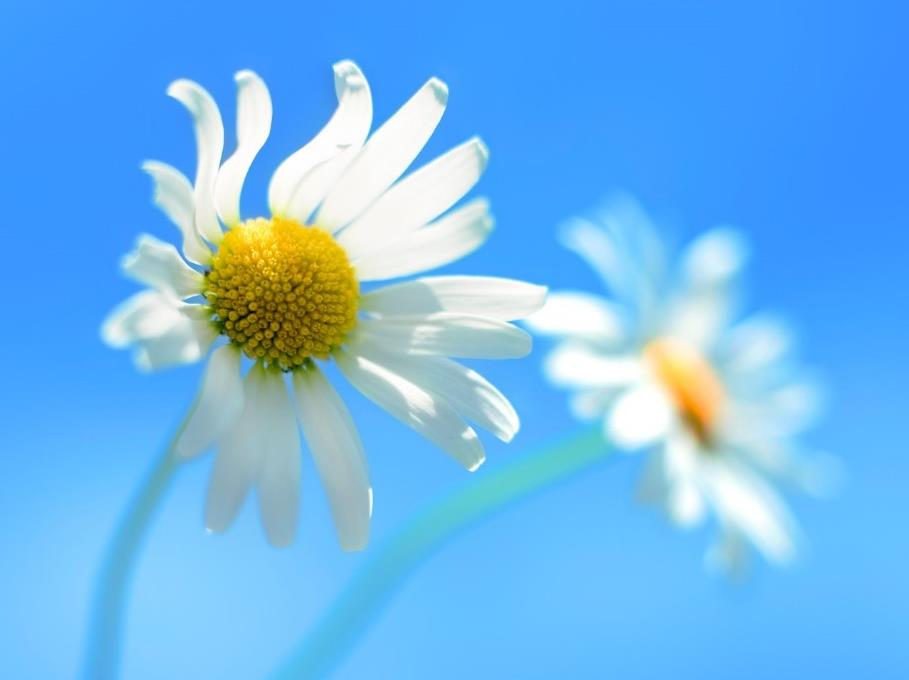
#> input picture imgs/4.jpg, 909 x 680 px
$ python demo5.py
#> lines starting #> are read from the running program, lines starting #| are printed output that depends on the picture
# 位移二

import cv2
import numpy as np
img = cv2.imread('../imgs/4.jpg', 1)
#> img is the input picture: shape (680, 909, 3); mean B, G, R 237, 182.6, 111.4
imgInfo = img.shape
#> imgInfo = (680, 909, 3)
dst = np.zeros(img.shape, np.uint8)
height = imgInfo[0]
#> height = 680
width = imgInfo[1]
#> width = 909
for i in range(0, height):
    for j in range(0, width-100):
        dst[i, j+100] = img[i, j]
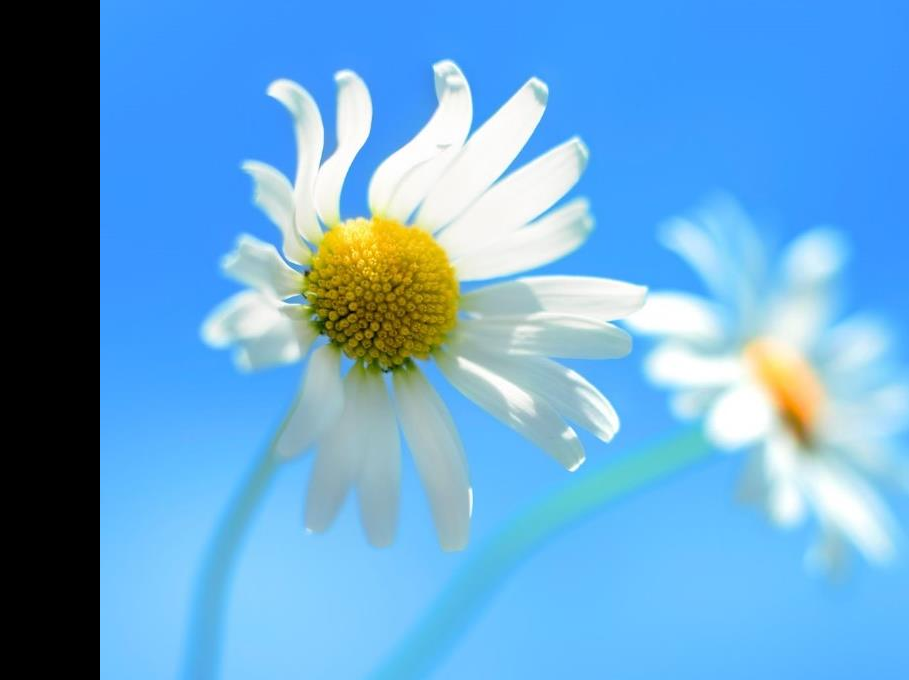
#> dst: shape (680, 909, 3); mean B, G, R 208.9, 164.1, 103
cv2.imshow('image', dst)
cv2.waitKey(0)

$ run again, with imgs/1.jpg copied over imgs/4.jpg
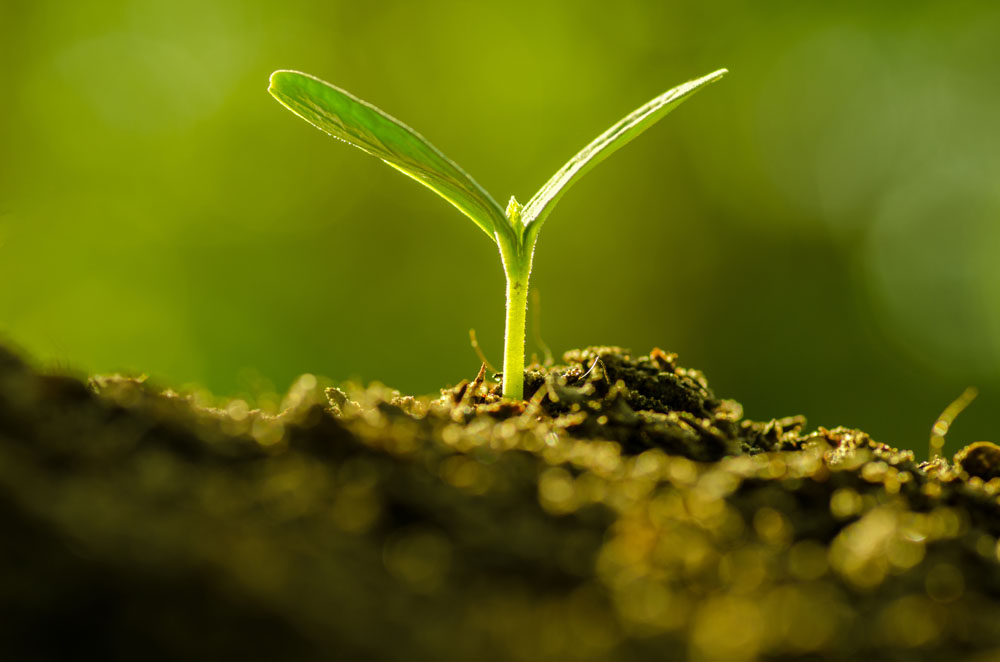
#> input picture imgs/1.jpg, 1000 x 662 px
#> img is the input picture: shape (662, 1000, 3); mean B, G, R 9.3, 100, 93.7
#> after the loop `for i in range(0, height):`:
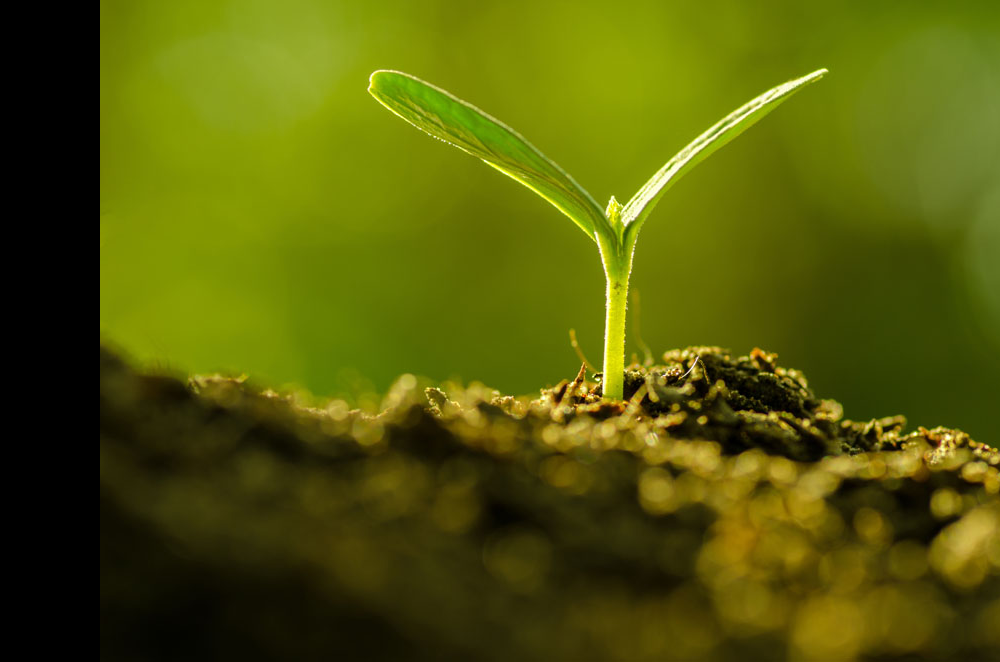
#> dst: shape (662, 1000, 3); mean B, G, R 7.1, 90.3, 85.1
